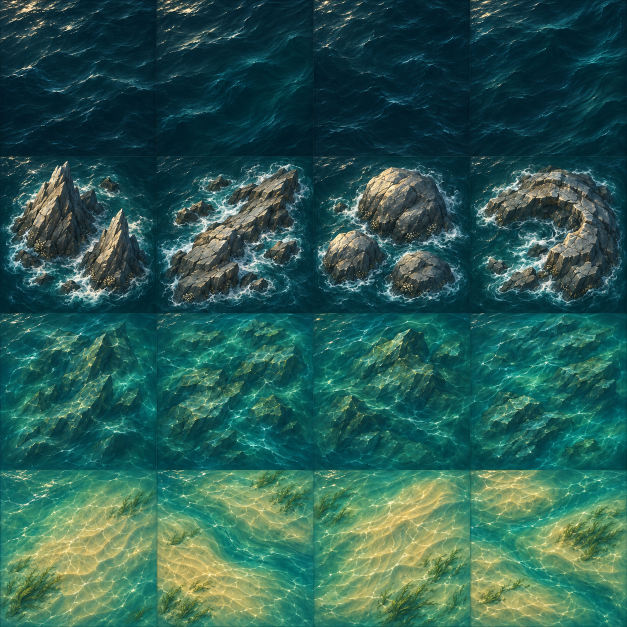
#> input picture art-source/terrain-atlas-original.png, 1254 x 1254 px (shown at 1/2 size)
$ python prepare-terrain.py
#> lines starting #> are read from the running program, lines starting #| are printed output that depends on the picture
"""Resize the original 4x4 atlas for the board, retaining all generated tile variants."""
from pathlib import Path
from PIL import Image

ROOT = Path(__file__).resolve().parents[1]
source = Image.open(ROOT / 'art-source' / 'terrain-atlas-original.png').convert('RGB')
#> source is the input picture: PIL image 1254x1254 RGB; mean R, G, B 44.7, 92.6, 83.9
# Normalize each tile separately so a fractional source boundary never bleeds into a neighbor.
atlas = Image.new('RGB', (512, 512))
#> atlas: PIL image 512x512 RGB; every value is 0
for row in range(4):
    for col in range(4):
        tile = source.crop((round(col * source.width / 4), round(row * source.height / 4),
                            round((col + 1) * source.width / 4), round((row + 1) * source.height / 4)))
        tile = tile.resize((128, 128), Image.Resampling.LANCZOS)
        atlas.paste(tile, (col * 128, row * 128))
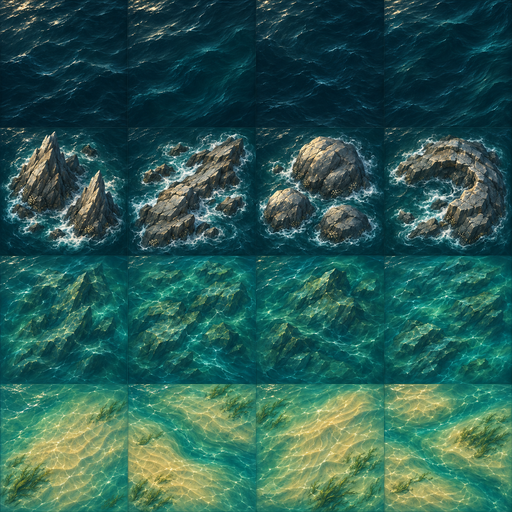
#> atlas: PIL image 512x512 RGB; mean R, G, B 44.7, 92.6, 83.9
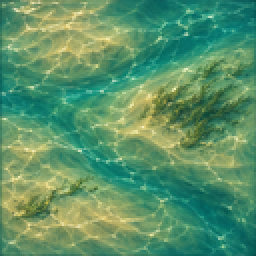
#> tile: PIL image 128x128 RGB (shown 2 times larger); mean R, G, B 91.3, 146.4, 104.9
destination = ROOT / 'public' / 'assets' / 'terrain-atlas.webp'
atlas.save(destination, quality=86, method=6)
#> (the run stopped early here; a loop or call above may not have finished)

$ run again, with art-source/blue-frontier-shore-and-fish.png copied over art-source/terrain-atlas-original.png
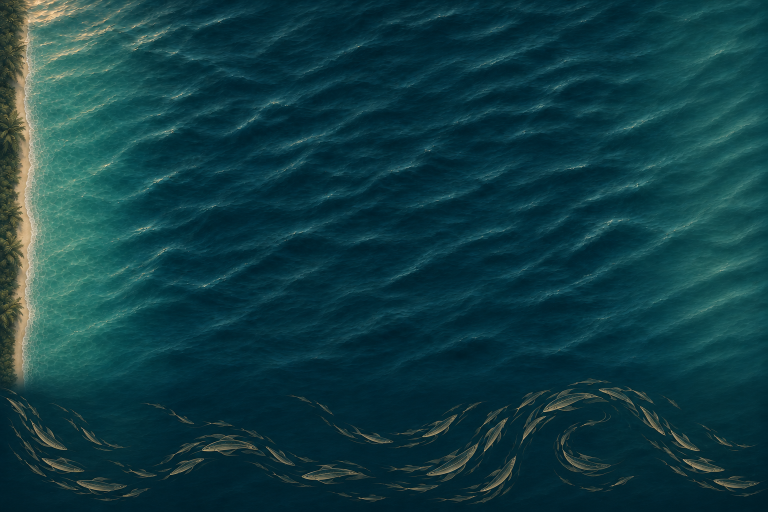
#> input picture art-source/blue-frontier-shore-and-fish.png, 1536 x 1024 px (shown at 1/2 size)
#> source is the input picture: PIL image 1536x1024 RGB; mean R, G, B 16.7, 61, 67.6
#> after the loop `for row in range(4):`:
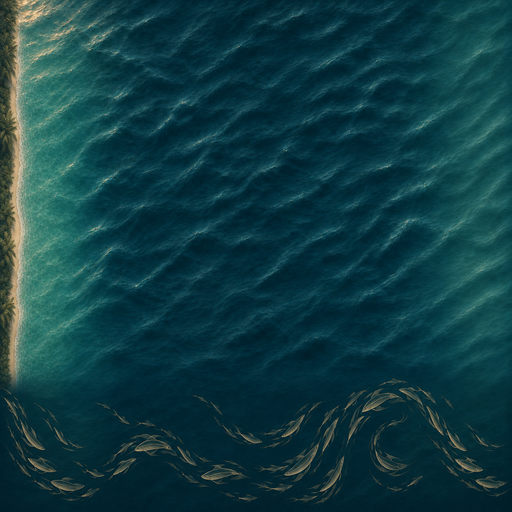
#> atlas: PIL image 512x512 RGB; mean R, G, B 16.7, 61, 67.6
#> after the loop `for row in range(4):`:
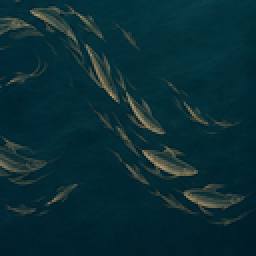
#> tile: PIL image 128x128 RGB (shown 2 times larger); mean R, G, B 10.3, 45.6, 53
